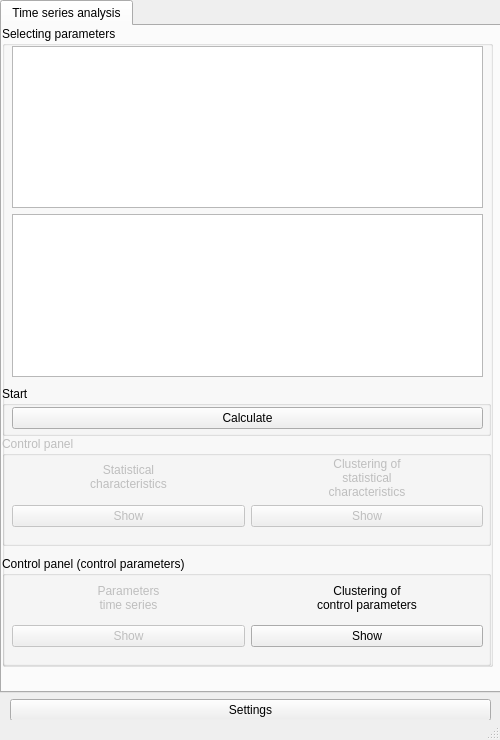
<?xml version="1.0" encoding="UTF-8"?>
<ui version="4.0">
 <class>MainWindow_Eng</class>
 <widget class="QMainWindow" name="MainWindow_Eng">
  <property name="geometry">
   <rect>
    <x>0</x>
    <y>0</y>
    <width>500</width>
    <height>740</height>
   </rect>
  </property>
  <property name="minimumSize">
   <size>
    <width>500</width>
    <height>740</height>
   </size>
  </property>
  <property name="maximumSize">
   <size>
    <width>500</width>
    <height>740</height>
   </size>
  </property>
  <property name="windowTitle">
   <string>MainWindow</string>
  </property>
  <property name="animated">
   <bool>false</bool>
  </property>
  <widget class="QWidget" name="centralwidget">
   <property name="minimumSize">
    <size>
     <width>500</width>
     <height>720</height>
    </size>
   </property>
   <property name="maximumSize">
    <size>
     <width>500</width>
     <height>720</height>
    </size>
   </property>
   <widget class="QWidget" name="verticalLayoutWidget">
    <property name="geometry">
     <rect>
      <x>0</x>
      <y>0</y>
      <width>501</width>
      <height>721</height>
     </rect>
    </property>
    <layout class="QVBoxLayout" name="verticalLayout">
     <property name="sizeConstraint">
      <enum>QLayout::SetMinimumSize</enum>
     </property>
     <item>
      <widget class="QTabWidget" name="tabWidget">
       <property name="cursor">
        <cursorShape>ArrowCursor</cursorShape>
       </property>
       <property name="currentIndex">
        <number>0</number>
       </property>
       <widget class="QWidget" name="TSA_tab">
        <attribute name="title">
         <string>Time series analysis</string>
        </attribute>
        <widget class="QWidget" name="verticalLayoutWidget_2">
         <property name="geometry">
          <rect>
           <x>0</x>
           <y>0</y>
           <width>491</width>
           <height>641</height>
          </rect>
         </property>
         <layout class="QVBoxLayout" name="verticalLayout_3">
          <item>
           <widget class="QGroupBox" name="ParametersGroupboxTSA">
            <property name="title">
             <string>Selecting parameters</string>
            </property>
            <widget class="QWidget" name="gridLayoutWidget_5">
             <property name="geometry">
              <rect>
               <x>10</x>
               <y>20</y>
               <width>471</width>
               <height>331</height>
              </rect>
             </property>
             <layout class="QGridLayout" name="gridLayout_5">
              <item row="1" column="1">
               <widget class="QListWidget" name="OutputParametersTSA"/>
              </item>
              <item row="0" column="1">
               <widget class="QListWidget" name="ParametersTSA"/>
              </item>
             </layout>
            </widget>
            <widget class="QGroupBox" name="StartGroupBoxTSA">
             <property name="geometry">
              <rect>
               <x>0</x>
               <y>360</y>
               <width>489</width>
               <height>50</height>
              </rect>
             </property>
             <property name="maximumSize">
              <size>
               <width>16777215</width>
               <height>50</height>
              </size>
             </property>
             <property name="title">
              <string>Start</string>
             </property>
             <widget class="QWidget" name="gridLayoutWidget_2">
              <property name="geometry">
               <rect>
                <x>10</x>
                <y>20</y>
                <width>471</width>
                <height>25</height>
               </rect>
              </property>
              <layout class="QGridLayout" name="gridLayout_2">
               <item row="0" column="0">
                <widget class="QPushButton" name="StartButtonTSA">
                 <property name="cursor">
                  <cursorShape>PointingHandCursor</cursorShape>
                 </property>
                 <property name="text">
                  <string>Calculate</string>
                 </property>
                </widget>
               </item>
              </layout>
             </widget>
            </widget>
            <widget class="QGroupBox" name="ControlPanelTSA">
             <property name="enabled">
              <bool>false</bool>
             </property>
             <property name="geometry">
              <rect>
               <x>0</x>
               <y>410</y>
               <width>489</width>
               <height>110</height>
              </rect>
             </property>
             <property name="maximumSize">
              <size>
               <width>1000</width>
               <height>110</height>
              </size>
             </property>
             <property name="title">
              <string>Control panel</string>
             </property>
             <widget class="QWidget" name="gridLayoutWidget">
              <property name="geometry">
               <rect>
                <x>10</x>
                <y>20</y>
                <width>471</width>
                <height>71</height>
               </rect>
              </property>
              <layout class="QGridLayout" name="gridLayout">
               <item row="0" column="1">
                <widget class="QLabel" name="FeaturesDataLabelTSA">
                 <property name="text">
                  <string>&lt;html&gt;&lt;head/&gt;&lt;body&gt;&lt;p&gt;Statistical &lt;br/&gt;characteristics&lt;/p&gt;&lt;/body&gt;&lt;/html&gt;</string>
                 </property>
                 <property name="alignment">
                  <set>Qt::AlignCenter</set>
                 </property>
                </widget>
               </item>
               <item row="1" column="1">
                <widget class="QPushButton" name="FeaturesDataButtonTSA">
                 <property name="cursor">
                  <cursorShape>PointingHandCursor</cursorShape>
                 </property>
                 <property name="text">
                  <string>Show</string>
                 </property>
                </widget>
               </item>
               <item row="1" column="2">
                <widget class="QPushButton" name="ClusterDataButtonTSA">
                 <property name="cursor">
                  <cursorShape>PointingHandCursor</cursorShape>
                 </property>
                 <property name="text">
                  <string>Show</string>
                 </property>
                </widget>
               </item>
               <item row="0" column="2">
                <widget class="QLabel" name="ClusterDataLabelTSA">
                 <property name="text">
                  <string>Clustering of
statistical
characteristics</string>
                 </property>
                 <property name="alignment">
                  <set>Qt::AlignCenter</set>
                 </property>
                </widget>
               </item>
              </layout>
             </widget>
            </widget>
            <widget class="QGroupBox" name="ControlPanelTSA_2">
             <property name="enabled">
              <bool>true</bool>
             </property>
             <property name="geometry">
              <rect>
               <x>0</x>
               <y>530</y>
               <width>489</width>
               <height>110</height>
              </rect>
             </property>
             <property name="maximumSize">
              <size>
               <width>1000</width>
               <height>110</height>
              </size>
             </property>
             <property name="title">
              <string>Control panel (control parameters)</string>
             </property>
             <widget class="QWidget" name="gridLayoutWidget_9">
              <property name="geometry">
               <rect>
                <x>10</x>
                <y>20</y>
                <width>471</width>
                <height>71</height>
               </rect>
              </property>
              <layout class="QGridLayout" name="gridLayout_10">
               <item row="0" column="0">
                <widget class="QLabel" name="RawDataLabelTSA">
                 <property name="enabled">
                  <bool>false</bool>
                 </property>
                 <property name="text">
                  <string>Parameters
time series</string>
                 </property>
                 <property name="alignment">
                  <set>Qt::AlignCenter</set>
                 </property>
                </widget>
               </item>
               <item row="0" column="2">
                <widget class="QLabel" name="ClusterDataLabelTSA_2">
                 <property name="enabled">
                  <bool>true</bool>
                 </property>
                 <property name="text">
                  <string>Clustering of
control parameters</string>
                 </property>
                 <property name="alignment">
                  <set>Qt::AlignCenter</set>
                 </property>
                </widget>
               </item>
               <item row="1" column="2">
                <widget class="QPushButton" name="ClusterDataButtonRAW">
                 <property name="enabled">
                  <bool>true</bool>
                 </property>
                 <property name="cursor">
                  <cursorShape>PointingHandCursor</cursorShape>
                 </property>
                 <property name="text">
                  <string>Show</string>
                 </property>
                </widget>
               </item>
               <item row="1" column="0">
                <widget class="QPushButton" name="RawDataButtonTSA">
                 <property name="enabled">
                  <bool>false</bool>
                 </property>
                 <property name="cursor">
                  <cursorShape>PointingHandCursor</cursorShape>
                 </property>
                 <property name="text">
                  <string>Show</string>
                 </property>
                </widget>
               </item>
              </layout>
             </widget>
            </widget>
           </widget>
          </item>
         </layout>
        </widget>
       </widget>
      </widget>
     </item>
     <item>
      <layout class="QHBoxLayout" name="horizontalLayout">
       <property name="leftMargin">
        <number>10</number>
       </property>
       <property name="rightMargin">
        <number>10</number>
       </property>
       <item>
        <widget class="QPushButton" name="administrator_button">
         <property name="cursor">
          <cursorShape>PointingHandCursor</cursorShape>
         </property>
         <property name="text">
          <string>Settings</string>
         </property>
        </widget>
       </item>
      </layout>
     </item>
    </layout>
   </widget>
  </widget>
  <widget class="QStatusBar" name="statusbar"/>
 </widget>
 <resources/>
 <connections/>
</ui>
